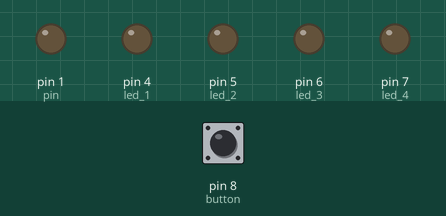
Simulated run of this sketch. Board: Arduino Uno, built with avr-gcc and run on an emulated ATmega328P. Parts: output pins drawn as LEDs (lit = HIGH). The test bench sets the inputs (shaded band); at power-on: pin 8 (button) HIGH.

Above: at 1.2 s.
1.3 s: pin 8 (button) pulled LOW for 0.15 s
At 2.1 s:
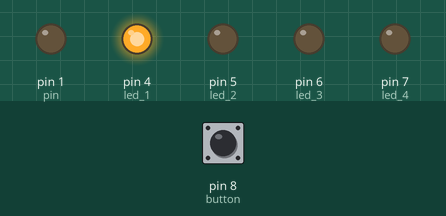
At 3.6 s:
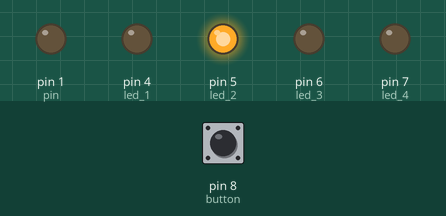
4.3 s: pin 8 (button) pulled LOW for 3.2 s
10.5 s: pin 8 (button) pulled LOW for 1 s
At 11.2 s:
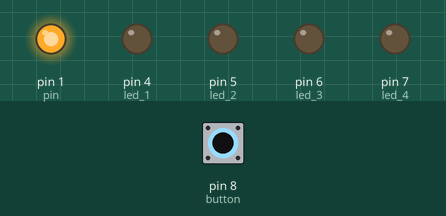
Timing chart, 0 to 13.5 s (numbered marks = the images above; inputs shaded):
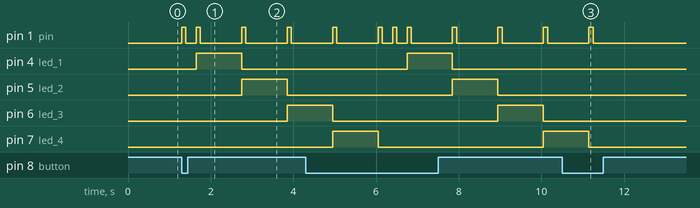

Measured:
- after the input at 1.3 s, pin 1 (pin): LOW → HIGH at once, → LOW 0.10 s later, → HIGH 0.25 s later, → LOW 0.10 s later, … (8 changes in this stretch); pin 4 (led_1): LOW → HIGH after 0.35 s, → LOW 1.1 s later; pin 5 (led_2): LOW → HIGH after 1.5 s, → LOW 1.1 s later; pin 6 (led_3): LOW → HIGH after 2.6 s
- after the input at 10.5 s, pin 1 (pin): goes on until 11.3 s, then stays LOW; pin 4 (led_1), pin 5 (led_2), pin 6 (led_3): stops changing and stays LOW; pin 7 (led_4): goes on until 11.2 s, then stays LOW

The sketch:

Led_Chaser.ino
```cpp
int led_1 = 4;
int led_2 = 5;
int led_3 = 6;
int led_4 = 7;
int pin = 1;
int button = 8;
int buttonState;
int ledState = 0;
int delayT = 1000;
void setup() {
  pinMode(led_1, OUTPUT);
  pinMode(led_2, OUTPUT);
  pinMode(led_3, OUTPUT);
  pinMode(led_4, OUTPUT);
  pinMode(button, INPUT);
  pinMode(pin, OUTPUT);
}
void loop() {
  buttonState = digitalRead(button);

  if (buttonState == LOW) {
    digitalWrite(pin, HIGH);
    delay(100);
    digitalWrite(pin, LOW);
    delay(250);
    if (ledState == LOW) {
      ledState = HIGH;
    } else {
      ledState = LOW;
    }
  }
  if (ledState == HIGH) {
    digitalWrite(led_1, HIGH);
    digitalWrite(pin, HIGH);
    delay(100);
    digitalWrite(pin, LOW);
    delay(delayT);

    digitalWrite(led_1, LOW);
    digitalWrite(led_2, HIGH);
    digitalWrite(pin, HIGH);
    delay(100);
    digitalWrite(pin, LOW);
    delay(delayT);

    digitalWrite(led_2, LOW);
    digitalWrite(led_3, HIGH);
    digitalWrite(pin, HIGH);
    delay(100);
    digitalWrite(pin, LOW);
    delay(delayT);

    digitalWrite(led_3, LOW);
    digitalWrite(led_4, HIGH);
    digitalWrite(pin, HIGH);
    delay(100);
    digitalWrite(pin, LOW);
    delay(delayT);

    digitalWrite(led_4, LOW);
  }
  else{
    digitalWrite(led_1, LOW);
    digitalWrite(led_2, LOW);
    digitalWrite(led_3, LOW);
    digitalWrite(led_4, LOW);
  }
}
```
